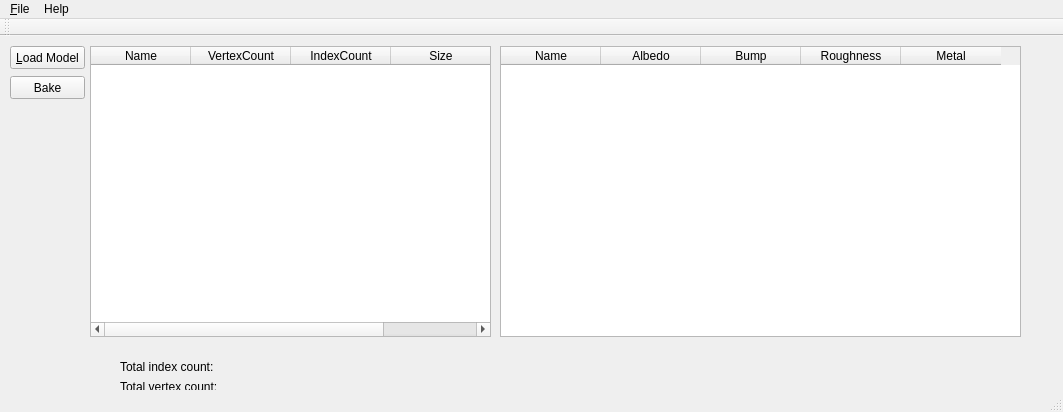
<?xml version="1.0" encoding="UTF-8"?>
<ui version="4.0">
 <class>MainWindow</class>
 <widget class="QMainWindow" name="MainWindow">
  <property name="geometry">
   <rect>
    <x>0</x>
    <y>0</y>
    <width>1063</width>
    <height>412</height>
   </rect>
  </property>
  <property name="windowTitle">
   <string>MainWindow</string>
  </property>
  <widget class="QWidget" name="centralWidget">
   <widget class="QPushButton" name="pushButton">
    <property name="geometry">
     <rect>
      <x>10</x>
      <y>10</y>
      <width>75</width>
      <height>23</height>
     </rect>
    </property>
    <property name="text">
     <string>&amp;Load Model</string>
    </property>
   </widget>
   <widget class="QLabel" name="vertexCountLabel">
    <property name="geometry">
     <rect>
      <x>120</x>
      <y>340</y>
      <width>181</width>
      <height>21</height>
     </rect>
    </property>
    <property name="text">
     <string>Total vertex count:</string>
    </property>
   </widget>
   <widget class="QLabel" name="IndexCountLabel">
    <property name="geometry">
     <rect>
      <x>120</x>
      <y>320</y>
      <width>161</width>
      <height>21</height>
     </rect>
    </property>
    <property name="text">
     <string>Total index count:</string>
    </property>
   </widget>
   <widget class="QPushButton" name="BakeButton">
    <property name="geometry">
     <rect>
      <x>10</x>
      <y>40</y>
      <width>75</width>
      <height>23</height>
     </rect>
    </property>
    <property name="text">
     <string>Bake</string>
    </property>
   </widget>
   <widget class="QTableWidget" name="ModelTable">
    <property name="geometry">
     <rect>
      <x>90</x>
      <y>10</y>
      <width>401</width>
      <height>291</height>
     </rect>
    </property>
    <column>
     <property name="text">
      <string>Name</string>
     </property>
    </column>
    <column>
     <property name="text">
      <string>VertexCount</string>
     </property>
    </column>
    <column>
     <property name="text">
      <string>IndexCount</string>
     </property>
    </column>
    <column>
     <property name="text">
      <string>Size</string>
     </property>
    </column>
   </widget>
   <widget class="QTableWidget" name="MaterialTable">
    <property name="geometry">
     <rect>
      <x>500</x>
      <y>10</y>
      <width>521</width>
      <height>291</height>
     </rect>
    </property>
    <column>
     <property name="text">
      <string>Name</string>
     </property>
    </column>
    <column>
     <property name="text">
      <string>Albedo</string>
     </property>
    </column>
    <column>
     <property name="text">
      <string>Bump</string>
     </property>
    </column>
    <column>
     <property name="text">
      <string>Roughness</string>
     </property>
    </column>
    <column>
     <property name="text">
      <string>Metal</string>
     </property>
    </column>
   </widget>
  </widget>
  <widget class="QMenuBar" name="menuBar">
   <property name="geometry">
    <rect>
     <x>0</x>
     <y>0</y>
     <width>1063</width>
     <height>21</height>
    </rect>
   </property>
   <widget class="QMenu" name="menuModelBaker">
    <property name="title">
     <string>&amp;File</string>
    </property>
    <addaction name="actionExit"/>
   </widget>
   <widget class="QMenu" name="menu_About">
    <property name="title">
     <string>Help</string>
    </property>
    <addaction name="actionAbout"/>
   </widget>
   <addaction name="menuModelBaker"/>
   <addaction name="menu_About"/>
  </widget>
  <widget class="QToolBar" name="mainToolBar">
   <attribute name="toolBarArea">
    <enum>TopToolBarArea</enum>
   </attribute>
   <attribute name="toolBarBreak">
    <bool>false</bool>
   </attribute>
  </widget>
  <widget class="QStatusBar" name="statusBar"/>
  <action name="actionExit">
   <property name="text">
    <string>Exit</string>
   </property>
  </action>
  <action name="actionAbout">
   <property name="text">
    <string>About</string>
   </property>
  </action>
 </widget>
 <layoutdefault spacing="6" margin="11"/>
 <resources/>
 <connections/>
</ui>
